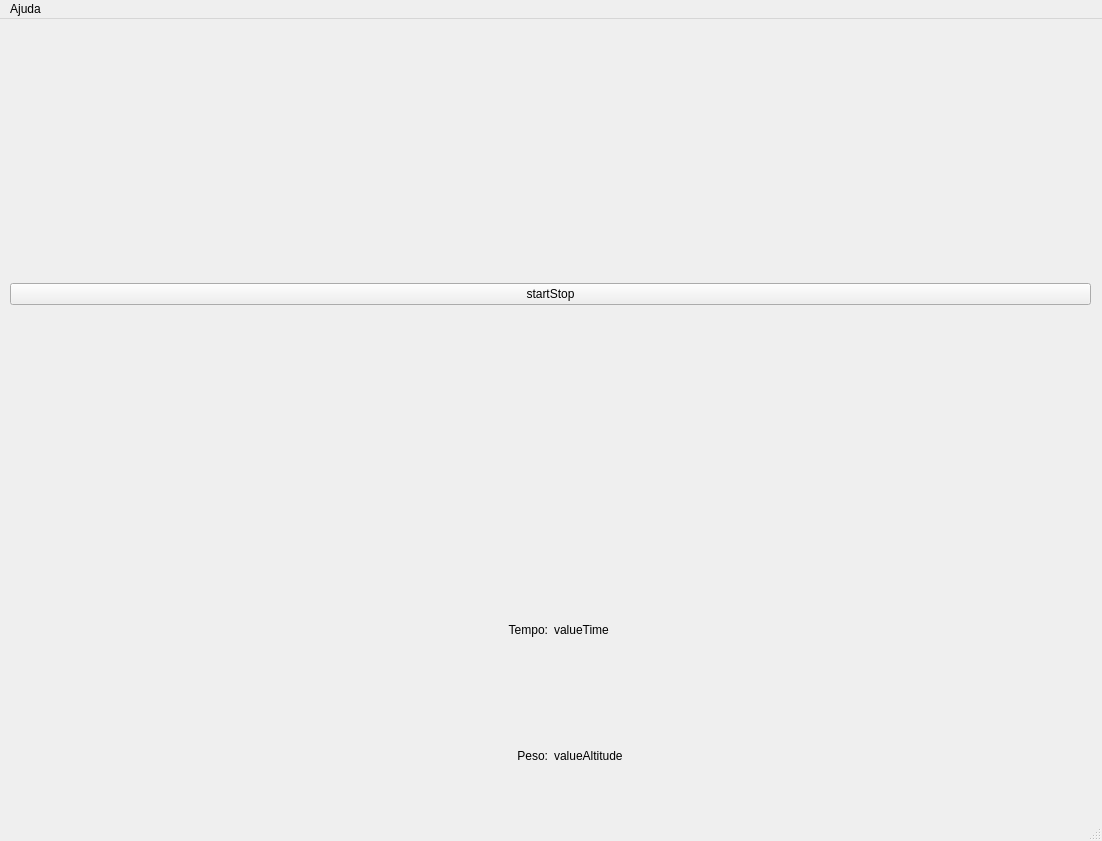
<?xml version="1.0" encoding="UTF-8"?>
<ui version="4.0">
 <class>MainWindow</class>
 <widget class="QMainWindow" name="MainWindow">
  <property name="geometry">
   <rect>
    <x>0</x>
    <y>0</y>
    <width>1102</width>
    <height>841</height>
   </rect>
  </property>
  <property name="windowTitle">
   <string>Rocket Plot</string>
  </property>
  <property name="layoutDirection">
   <enum>Qt::LeftToRight</enum>
  </property>
  <property name="autoFillBackground">
   <bool>true</bool>
  </property>
  <widget class="QWidget" name="centralwidget">
   <widget class="QWidget" name="verticalLayoutWidget">
    <property name="geometry">
     <rect>
      <x>10</x>
      <y>10</y>
      <width>1081</width>
      <height>531</height>
     </rect>
    </property>
    <layout class="QVBoxLayout" name="verticalLayout">
     <item>
      <widget class="QPushButton" name="startStopButton">
       <property name="maximumSize">
        <size>
         <width>16777</width>
         <height>16777215</height>
        </size>
       </property>
       <property name="text">
        <string>startStop</string>
       </property>
      </widget>
     </item>
     <item>
      <layout class="QGridLayout" name="framePlot"/>
     </item>
    </layout>
   </widget>
   <widget class="QWidget" name="gridLayoutWidget">
    <property name="geometry">
     <rect>
      <x>10</x>
      <y>550</y>
      <width>1081</width>
      <height>247</height>
     </rect>
    </property>
    <layout class="QGridLayout" name="gridLayout">
     <item row="1" column="0">
      <widget class="QLabel" name="label_3">
       <property name="text">
        <string>Peso:</string>
       </property>
       <property name="alignment">
        <set>Qt::AlignRight|Qt::AlignTrailing|Qt::AlignVCenter</set>
       </property>
      </widget>
     </item>
     <item row="0" column="1">
      <widget class="QLabel" name="valueTime">
       <property name="text">
        <string>valueTime</string>
       </property>
      </widget>
     </item>
     <item row="0" column="0">
      <widget class="QLabel" name="label">
       <property name="text">
        <string>Tempo:</string>
       </property>
       <property name="alignment">
        <set>Qt::AlignRight|Qt::AlignTrailing|Qt::AlignVCenter</set>
       </property>
      </widget>
     </item>
     <item row="1" column="1">
      <widget class="QLabel" name="valueEmpuxo">
       <property name="text">
        <string>valueAltitude</string>
       </property>
      </widget>
     </item>
    </layout>
   </widget>
  </widget>
  <widget class="QMenuBar" name="menubar">
   <property name="geometry">
    <rect>
     <x>0</x>
     <y>0</y>
     <width>1102</width>
     <height>22</height>
    </rect>
   </property>
   <widget class="QMenu" name="menuAjuda">
    <property name="layoutDirection">
     <enum>Qt::RightToLeft</enum>
    </property>
    <property name="title">
     <string>Ajuda</string>
    </property>
    <addaction name="actionSobre"/>
    <addaction name="actionFechar"/>
   </widget>
   <addaction name="menuAjuda"/>
  </widget>
  <widget class="QStatusBar" name="statusbar"/>
  <action name="actionAceleracao">
   <property name="text">
    <string>Aceleração</string>
   </property>
  </action>
  <action name="actionForcadeEmpuxo">
   <property name="text">
    <string>Força de Empuxo</string>
   </property>
  </action>
  <action name="actionExportar_do_cart_o_SD">
   <property name="text">
    <string>Exportar do cartão SD</string>
   </property>
  </action>
  <action name="actionSobre">
   <property name="text">
    <string>Sobre</string>
   </property>
  </action>
  <action name="actionFechar">
   <property name="text">
    <string>Fechar</string>
   </property>
   <property name="priority">
    <enum>QAction::HighPriority</enum>
   </property>
  </action>
  <action name="actionIniciar">
   <property name="text">
    <string>Iniciar</string>
   </property>
  </action>
  <action name="actionEncerrar">
   <property name="text">
    <string>Encerrar</string>
   </property>
  </action>
 </widget>
 <resources/>
 <connections/>
</ui>
